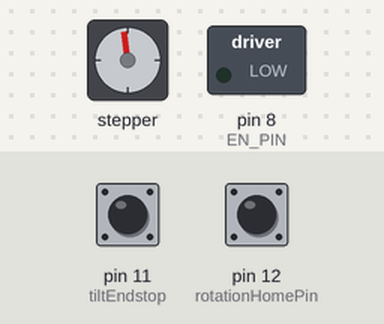
The sketch below on a simulated Arduino Uno, built with avr-gcc and run on an emulated ATmega328P. On the bench: stepper motor, switched loads named in the sketch (green lamp = pin HIGH). Inputs (shaded band) come from the test bench; at power-on: pin 11 (tiltEndstop) LOW, pin 12 (rotationHomePin) HIGH. Stepper angles assume 16200 steps per turn; what the sketch prints to the serial monitor is not drawn.

Above: at 0.8 s.
0.9 s: pin 11 (tiltEndstop) pulled HIGH for 0.15 s
Timing chart, 0 to 3.9 s (numbered marks = the images above; inputs shaded):
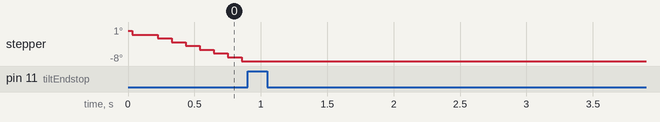

Measured:
- after the input at 0.9 s, stepper: stops changing and stays -8°

The sketch:

Motor_Serial2.ino
```cpp
#include <AccelStepper.h>

//Motor
#define dirPin1 6
#define stepPin1 7

#define dirPin2 9
#define stepPin2 10

#define dirPin3 3
#define stepPin3 4

int EN_PIN = 8;

#define tiltEndstop 11
#define rotationHomePin 12
#define focusEndstop 5

bool rotationHasHomed = false;
bool tiltHasHomed = false;

#define motorInterfaceType 1
AccelStepper rotation = AccelStepper(motorInterfaceType, stepPin1, dirPin1);
AccelStepper focus = AccelStepper(motorInterfaceType, stepPin2, dirPin2);
AccelStepper tilt = AccelStepper(motorInterfaceType, stepPin3, dirPin3);

#define BUFFER_SIZE 16 // Set the buffer size based on the size of 4 integers (4 bytes each)
byte buffer[BUFFER_SIZE]; // Create a buffer to store incoming bytes

bool isRotateRunning = false;
int rotaPosition = 0;

bool isTiltRunning = false;
int tiltPosition = 0;

bool isFocusRunning = false;
int focusPosition = 0;

const long stepsPerRevolution = 16200;
const long fullTiltSteps = 2450;

void setup() {
  Serial.begin(115200);
  while (!Serial) {
    ;  // wait for serial port to connect. Needed for native USB port only
  }

  //Endstop Setup
  pinMode(tiltEndstop, INPUT);
  pinMode(rotationHomePin, INPUT);
  pinMode(focusEndstop, INPUT);

  //Motor Set Up
  pinMode(EN_PIN, OUTPUT);
  digitalWrite (EN_PIN, LOW);
  rotation.setMaxSpeed(3000);
  rotation.setAcceleration(2000);
  focus.setMaxSpeed(3000);
  focus.setAcceleration(1000);
  tilt.setMaxSpeed(3000);
  tilt.setAcceleration(1000);

//  Serial.println("Connected");
//  Serial.println("Welcome, starting homing sequence");

  //homing sequence
  move_motor_to_home();
  move_tilt_to_home();


  Serial.println("Arduino initialization complete");
}

void loop() {
//    Serial.println(rotation.currentPosition());
//    Serial.println(tilt.currentPosition());

    set_up_motor_stepping_logic();
//    int tiltMove = tiltToSteps(20);
//    tilt.moveTo(tiltPosition);

    if (Serial.available() >= BUFFER_SIZE) {
      Serial.readBytes(buffer, BUFFER_SIZE);
      // Convert the bytes back to integers
      int received_integers[4];
      for (int i = 0; i < 4; i++) {     // remember to change int length here
        received_integers[i] = 0;
        for (int j = 0; j < 4; j++) {
          received_integers[i] |= buffer[i * 4 + j] << (8 * j);
        }
      }

      if (received_integers[0] == 0) {    // default: absolute mode
        //Set Destination and Move
        rotaPosition = degreesToSteps(received_integers[1]);
        rotation.moveTo(rotaPosition);
        isRotateRunning = true;

        tiltPosition = tiltToSteps(received_integers[2]);
//        tiltPosition = received_integers[2];
        tilt.moveTo(tiltPosition);
        isTiltRunning = true;

      } else if (received_integers[0] == 1) {   // relative mode
        int rotaMove = degreesToSteps(received_integers[1]);
        rotation.move(rotaMove);
        isRotateRunning = true;

        int tiltMove = tiltToSteps(received_integers[2]);
//        int tiltMove = received_integers[2];
        tilt.move(tiltMove);
        isTiltRunning = true;


      }


      focusPosition = received_integers[3];
      focus.moveTo(focusPosition);
      isFocusRunning = true;
    }
  }


////////////////////////////////////////////////////////////////////////////////////////////////////
////////////////////////////////////////////////////////////////////////////////////////////////////
////////////////////////////////////////////////////////////////////////////////////////////////////
int degreesToSteps(int angle){
  angle = angle % 360;
  long stepsToMove = (angle / 360.0) * stepsPerRevolution;
  return stepsToMove;
}

int tiltToSteps(int tiltVal){
  //range from 1-20
  tiltVal = tiltVal % 20;
  long stepsToMove = (tiltVal / 20.0) * fullTiltSteps;
  return stepsToMove;
}

void move_motor_to_home(){
  //just the rotation for now
  //move until endstop is HIGH
//  bool rotationHomeState = digitalRead(rotationHomePin);
  while (!rotationHasHomed) {
//    Serial.println(rotationHasHomed);
    if (digitalRead(rotationHomePin) != HIGH){
      //moving motor to home
      rotation.move(100);
      rotation.run();
    } else {
      //at home location, set this to 0,0,0 postion
      rotation.setCurrentPosition(0);
      rotationHasHomed = true;
    }
  }
}

void move_tilt_to_home(){
    while (!tiltHasHomed) {
//    Serial.println(rotationHasHomed);
    if (digitalRead(tiltEndstop) != HIGH){
      //moving motor to home
      tilt.move(-100);
      tilt.run();
    } else {
      //at home location, set this to 0,0,0 postion
      tilt.setCurrentPosition(0);
      tiltHasHomed = true;
    }
  }
}

void set_up_motor_stepping_logic(){
    if (isRotateRunning) {
    rotation.run();
  }

  if (isTiltRunning) {
    tilt.run();
  }

  if (isFocusRunning) {
    focus.run();
  }

  if (rotation.distanceToGo() == 0) {
    isRotateRunning = false;
  }

  if (tilt.distanceToGo() == 0) {
    isTiltRunning = false;
  }

  if (focus.distanceToGo() == 0) {
    isFocusRunning = false;
  }
}
```
